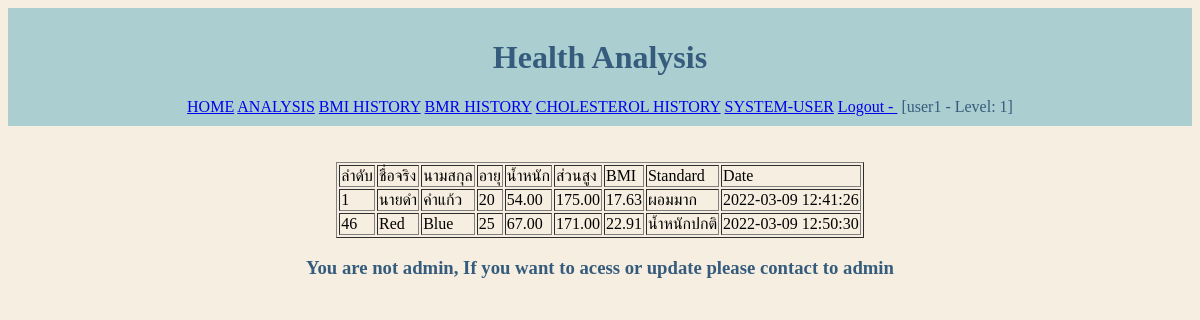
Page /bmihistory.php (signed in) on the committed database.
### tables this page shows
CREATE TABLE `historyBMI` (
  `accountbmi_id` int(11) NOT NULL,
  `firstname` varchar(45) NOT NULL,
  `lastname` varchar(45) NOT NULL,
  `age` int(2) NOT NULL,
  `weight` decimal(5,2) NOT NULL,
  `height` decimal(5,2) NOT NULL,
  `BMI` decimal(5,2) NOT NULL,
  `Standard` varchar(45) NOT NULL,
  `DATE` timestamp NOT NULL DEFAULT current_timestamp()
);

### bmihistory.php (the view, shortened to what this page needs)
<html lang="en">
<head>
<link type="text/css" rel="stylesheet" href="main.css">
</head>
<body>
<?php
include('nav.php');
require('config.php');
?>
    <div class="main-content">
    <br>
<?php
$sql="SELECT * FROM historyBMI";
$result = mysqli_query($connect,$sql);
if($_SESSION['level'] == 1) {
?>
    <center>
    <table border="1">
    <tr>
        <td>ลำดับ</td>
        <td>ชื่อจริง</td>
        <td>นามสกุล</td>
        <td>อายุ</td>
        <td>น้ำหนัก</td>
        <td>ส่วนสูง</td>
        <td>BMI</td>
        <td>Standard</td>
        <td>Date</td>
    </tr>
        <?php while($row= mysqli_fetch_assoc($result)) : ?>
            <tr>
        <td><?php echo $row['accountbmi_id']?></td>
        <td><?php echo $row['firstname']?></td>
        <td><?php echo $row['lastname']?></td>
        <td><?php echo $row['age']?></td>
        <td><?php echo $row['weight']?></td>
        <td><?php echo $row['height']?></td>
        <td><?php echo $row['BMI']?></td>
        <td><?php echo $row['Standard']?></td>
        <td><?php echo $row['DATE']?></td>
        </tr>
        <?php endwhile ?>
    </table>
        </center>
<?php } else {
} ?>
<?php
$sql="SELECT * FROM historyBMI";
$result = mysqli_query($connect,$sql);
if($_SESSION['level'] > 3) {
?>
    <center>
    <a href="bmihistory_create.php">สร้างประวัติ BMI</a><br><br>
    <table border="1">
    <tr>
        <td>ลำดับ</td>
        <td>ชื่อจริง</td>
        <td>นามสกุล</td>
        <td>อายุ</td>
        <td>น้ำหนัก</td>
        <td>ส่วนสูง</td>
        <td>BMI</td>
        <td>Standard</td>
        <td>Date</td>
        <?php if($_SESSION['level'] > 3) : ?>
        <td>แก้ไข</td>
        <?php endif ?>
        <?php if($_SESSION['level'] > 3) : ?>
        <td>ลบ</td>
        <?php endif ?>
    </tr>
        <?php while($row= mysqli_fetch_assoc($result)) : ?>
        <tr>
        <td><?php echo $row['accountbmi_id']?></td>
        <td><?php echo $row['firstname']?></td>
        <td><?php echo $row['lastname']?></td>
        <td><?php echo $row['age']?></td>
        <td><?php echo $row['weight']?></td>
        <td><?php echo $row['height']?></td>
        <td><?php echo $row['BMI']?></td>
        <td><?php echo $row['Standard']?></td>
        <td><?php echo $row['DATE']?></td>
        <?php if($_SESSION['level'] > 3) : ?>
        <td><a href="bmihistory_edit.php?id=<?php echo $row['accountbmi_id']?>">แก้ไข</a></td>
        <?php endif ?>
        <?php if($_SESSION['level'] > 3) : ?>
        <td><a href="bmihistory_delete.php?id=<?php echo $row['accountbmi_id']?>">ลบ</a></td>
        <?php endif ?>
        </tr>
        <?php endwhile ?>
    </table>
    </center>
<?php } else {
    echo "<center><h3 class='error'>You are not admin, If you want to acess or update please contact to admin</h3></center>";
} ?>
    </div>
</body>
</html>

### nav.php
<div class="header">
    <h1> Health Analysis </h1>
    <a href="index.html">HOME</a>
    <a href="analysis_page.php">ANALYSIS</a>
    <a href="bmihistory.php">BMI HISTORY</a>
    <a href="bmrhistory.php">BMR HISTORY</a>
    <a href="calhistory.php">CHOLESTEROL HISTORY</a>
    <a href="Systemuser.php">SYSTEM-USER</a>
    <?php include('header.php')?>
</div>
<br>

### header.php (shortened to what this page needs)
    <?php
    if (isset($_SESSION['username'])) {
    echo '<a href="logout.php">Logout - </a>';
    echo "<span class='user-desc'>&nbsp;[";
    echo $_SESSION['username']
    ." - Level: ".$_SESSION['level'];
    echo "]</span>";
    }
    else {
    echo '<a href="login.php">LOGIN</a>';
    }
?>

### main.css (style rules this page uses)
.header { color:#355C7D; padding:10px 10px 10px 10px; display: block; margin: 0 auto 0 auto; background-color:#ABCFD1; background-repeat: repeat-x; text-align:center; }
body { background-color:#F6EEE0; }
.index h2,h3 { color:#355C7D; }

### rows in the picture
historybmi: accountbmi_id "1", firstname "นายดำ", lastname "คำแก้ว", age "20", weight "54.00", height "175.00", BMI "17.63", Standard "ผอมมาก", DATE "2022-03-09 12:41:26"
historybmi: accountbmi_id "46", firstname "Red", lastname "Blue", age "25", weight "67.00", height "171.00", BMI "22.91", Standard "น้ำหนักปกติ", DATE "2022-03-09 12:50:30"

### other values in the picture
$_SESSION['username'] "user1"
$_SESSION['level'] "1"
